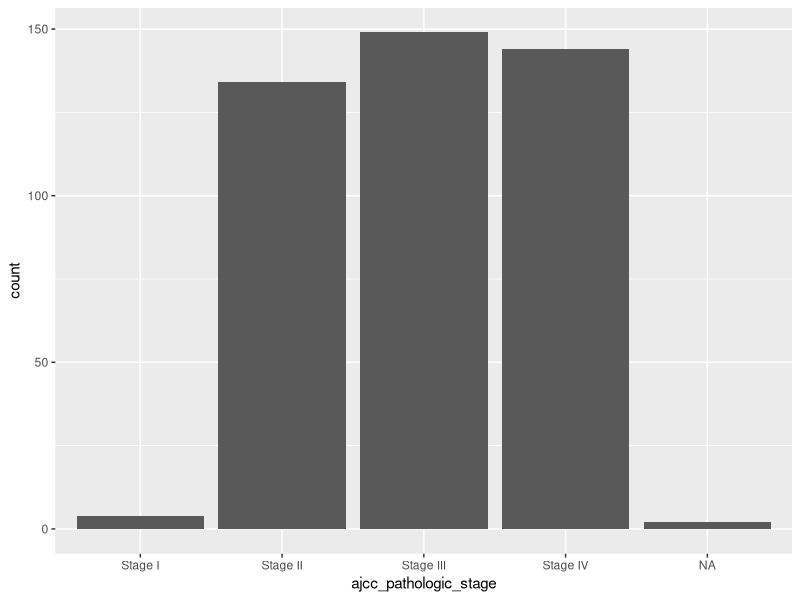
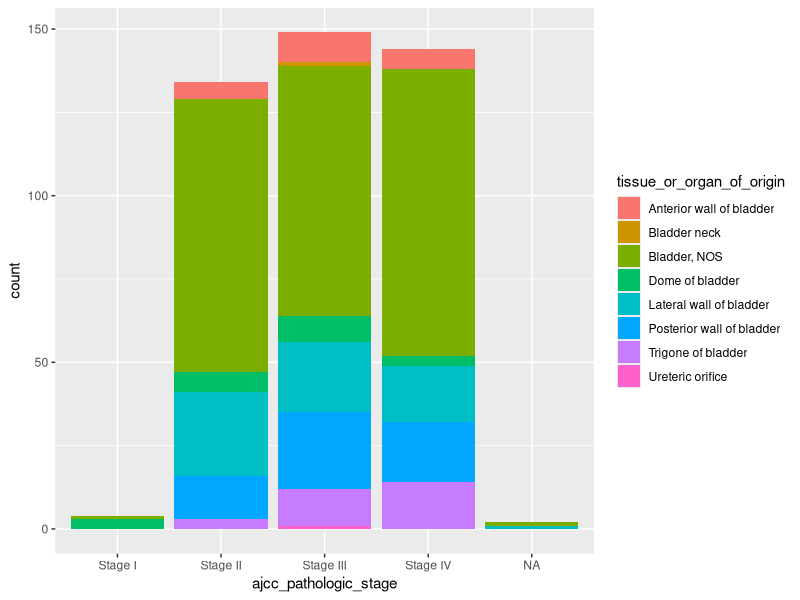
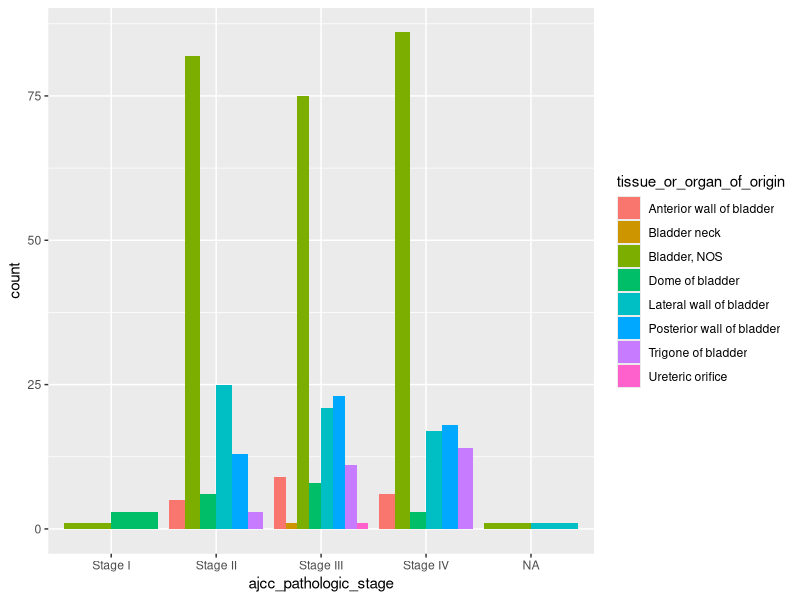
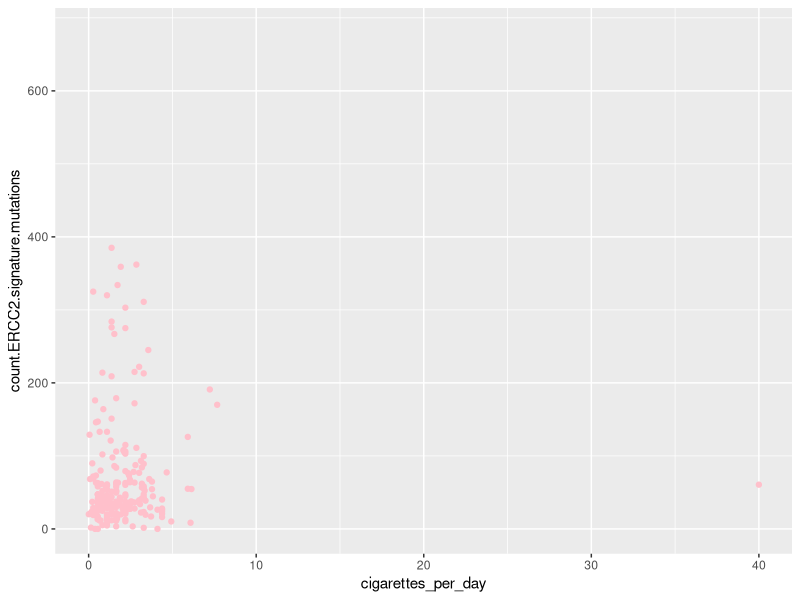
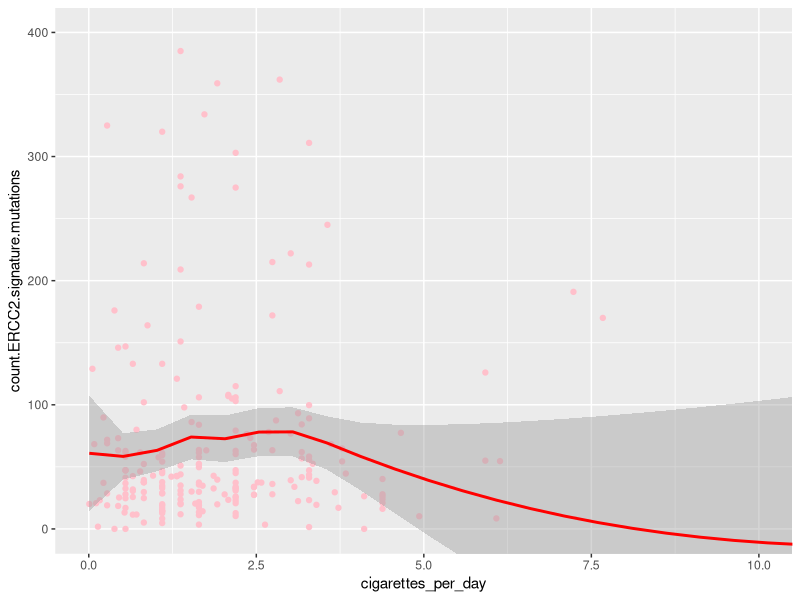

These charts were generated, in order, by the following R code: (Note: this script raises an error after producing the figures.)
## ---- chunk 1
library(tidyverse)
## ---- chunk 2
clinical <- read_csv("data/clinical.csv")
## ---- chunk 3

bar_plot2 <- ggplot(clinical, 
                   mapping = aes(ajcc_pathologic_stage)) +
  geom_bar(stat="count") 
bar_plot2

## ---- chunk 4
bar_plot3 <- ggplot(clinical,
                    mapping = aes(ajcc_pathologic_stage, fill = tissue_or_organ_of_origin))+
  geom_bar(stat = "count")
bar_plot3

## ---- chunk 5
bar_plot4 <- ggplot(clinical,
                    mapping = aes(ajcc_pathologic_stage, fill = tissue_or_organ_of_origin))+
  geom_bar(stat = "count",
           position = "dodge")
bar_plot4
## ---- chunk 6
plot1 <- ggplot(data = clinical,
                mapping = aes(x = cigarettes_per_day, 
                              y = count.ERCC2.signature.mutations)) + 
  geom_point(color = "pink") # add a layer of geometry 
plot1

## ---- chunk 7
plot1 <- ggplot(data = clinical,
                mapping = aes(x = cigarettes_per_day, 
                              y = count.ERCC2.signature.mutations)) + 
  geom_point(color = "pink") +
  coord_cartesian(xlim = c(0, 10), ylim = c(0, 400))+
  geom_smooth(color= "red")
  
plot1
## ---- chunk 8
ggplot(data = barcode_TSH_ERCC2_count_data,
       aes(x = Tobacco.smoking.history,
           y = count.ERCC2.signature.mutations)) + 
  geom_boxplot(outlier.shape = NA, color = "red", fill = "orange") + # remove points generated by geom_boxplot()
  coord_cartesian(ylim = c(0, 125)) +
  geom_jitter(color = "black")  # change jitter color 

